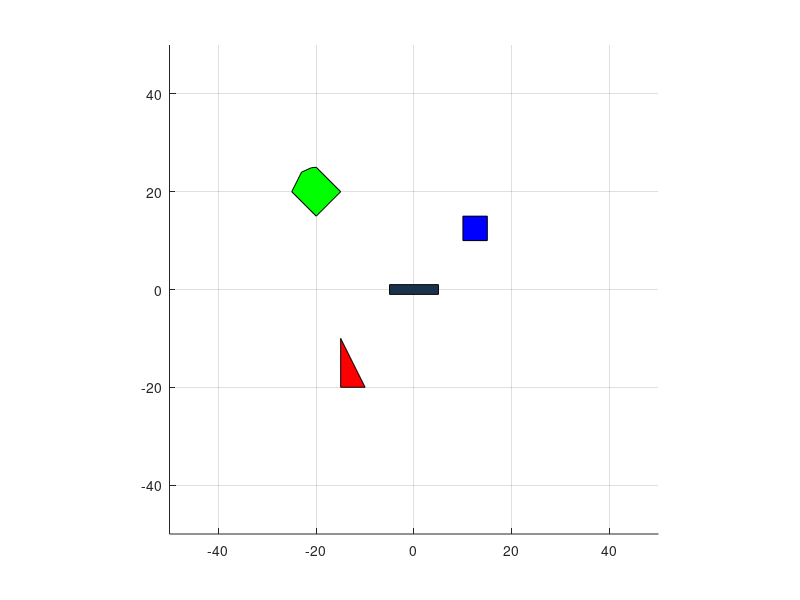

Here is the MATLAB script that generated this plot: (Note: this script raises an error after producing the figure.)
% The obstacles are represented as polygons with their vertices 
obstacle1 = [-15 -10;-10 -20;-15 -20]; %3 points traingle
obstacle2 = [10 10;15 10;15 15;10,15]; %4 points square 
obstacle3 = [-20,25;-15,20;-20,15;-25,20;-23,24;-21,24.9]; % 6 points polygon

x1 = 0;  % coordinate of ground or
y1 = 0;  % or point at which one arm is fixed 

% two geometries that represent links of a robot arm.
% The links of the% robot arm are represented as rectangles with specified dimensions. 
%diemnsion of link; one being thinner than other 
% for clear visulation of difference 
W1 = 10;   
L1 = 1;  
W2 = 5;  
L2 = 1;  

thte = linspace( pi/2, -pi/2, 100);
Rte = 10;  %or whatever radius you want
xte = Rte*cos(thte) + 5;
yte = Rte*sin(thte) + 4;
link1_geometry = [xte yte];
link2_geometry = [-W2, -L2; W2, -L2; W2, L2; -W2, L2];

% The code first sets up the plot by specifying the axis limits and
% aspect ratio and adding a grid
axis([-50 50 -50 50]);
daspect([10 10 10]);
grid on;
hold on;
% It then adds the obstacles and
% links to the plot and saves handles to these objects for later use.
fill(obstacle1(:,1), obstacle1(:,2), 'r');
fill(obstacle2(:,1), obstacle2(:,2), 'b');
fill(obstacle3(:,1), obstacle3(:,2), 'g');
l1handle = fill(link1_geometry(:,1), link1_geometry(:,2), [.2 .8 .6]);
l2handle = fill(link2_geometry(:,1), link2_geometry(:,2), [.1 .2 .3]);
ob1 = polyshape(obstacle1(:,1),obstacle1(:,2));
ob2 = polyshape(obstacle2(:,1),obstacle2(:,2));
ob3 = polyshape(obstacle3(:,1),obstacle3(:,2));
hold off;

% The code then enters a nested loop that iterates over all possible
% pairs of joint angles for the robot arm. For each pair of joint
% angles, the code computes the positions of the links and updates
% the plot accordingly. 


th1 = 0; % initial angle of arm 1
th2 = 0;  % initial angle of arm 2

for theta1 = th1:5:360+th1
    for theta2 = th2:5:360+th2
         %rotate link about origin
        rotated_l1_geometry = link1_geometry*[cosd(theta1) sind(theta1);...
            -sind(theta1), cosd(theta1)];
        rotated_l2_geometry = link2_geometry*[cosd(theta2+theta1) sind(theta2+theta1);...
            -sind(theta2+theta1), cosd(theta2+theta1)];
        X1=x1+W1*cosd(theta1);
        Y1=y1+W1*sind(theta1);
        set(l1handle, 'xdata', X1+rotated_l1_geometry(:,1),...
            'ydata', Y1+rotated_l1_geometry(:,2));
        l1 = polyshape(X1+rotated_l1_geometry(:,1),Y1+rotated_l1_geometry(:,2));       %for Overlap chaecking 
        

        x2 = x1+2*W1*cosd(theta1);
        y2 = y1+2*W1*sind(theta1);

        X2=x2+W2*cosd(theta1+theta2);
        Y2=y2+W2*sind(theta1+theta2);

        set(l2handle, 'xdata', X2+rotated_l2_geometry(:,1),...
            'ydata', Y2+rotated_l2_geometry(:,2)); 
        l2 = polyshape(X2+rotated_l2_geometry(:,1), Y2+rotated_l2_geometry(:,2));     %for Overlap chaecking  
        
%It also computes the position of the end 
% effector of the robot arm and plots it in a separate window,
% creating an animation of the end effector's motion.       
% The code then checks if any part of the robot arm 
% intersects with any of the obstacles. This is done
% by creating polygon objects for the links and obstacles
% using the polyshape function, and then using the overlaps 
% function to check if the polygons overlap. 
% If any part of the robot arm intersects with 
% an obstacle, the code marks the corresponding point
% in a separate plot that shows the robot arm's configuration
% space, which is the space of possible joint angles.
        %Checking obstacle intersection
        counter = 0;
        if overlaps(l1,ob1) || overlaps(l2,ob1)
            counter = 1;
        elseif overlaps(l1,ob2) || overlaps(l2,ob2)
            counter = 2;            
        elseif overlaps(l1,ob3) || overlaps(l2,ob3)
            counter = 3;
        end
        counter;
        

% Points that correspond to collisions are marked in red, while points 
% that correspond to non-collisions are marked in blue.
% The code then repeats this process for all possible 
% joint angles, effectively creating a map of the robot 
% arm's configuration space and identifying regions where 
% the robot arm would collide with obstacles% 
        %Configuration Space 
        figure(3)
        set(gca,'Color',[0.7 0.7 0.7])
        title('Configurational Space')
        xlabel('theta1')
        ylabel('theta2')
        x = theta1+1-th1;
        y = theta2+1-th2;
        hold on
        if counter == 1
            plot(x,y,'r.')
        elseif counter== 2
            plot(x,y,'b.')
        elseif counter== 3
            plot(x,y,'g.')
        else
            plot(x,y,'w.')
        end
        axis([0 360 0 360])
        [theta1,theta2]
        drawnow  limitrate
     end
end

% Overall, the code provides a visualization 
% and analysis of the robot arm's workspace and
% configuration space, and can be used to help design and optimize robot arm movements.


